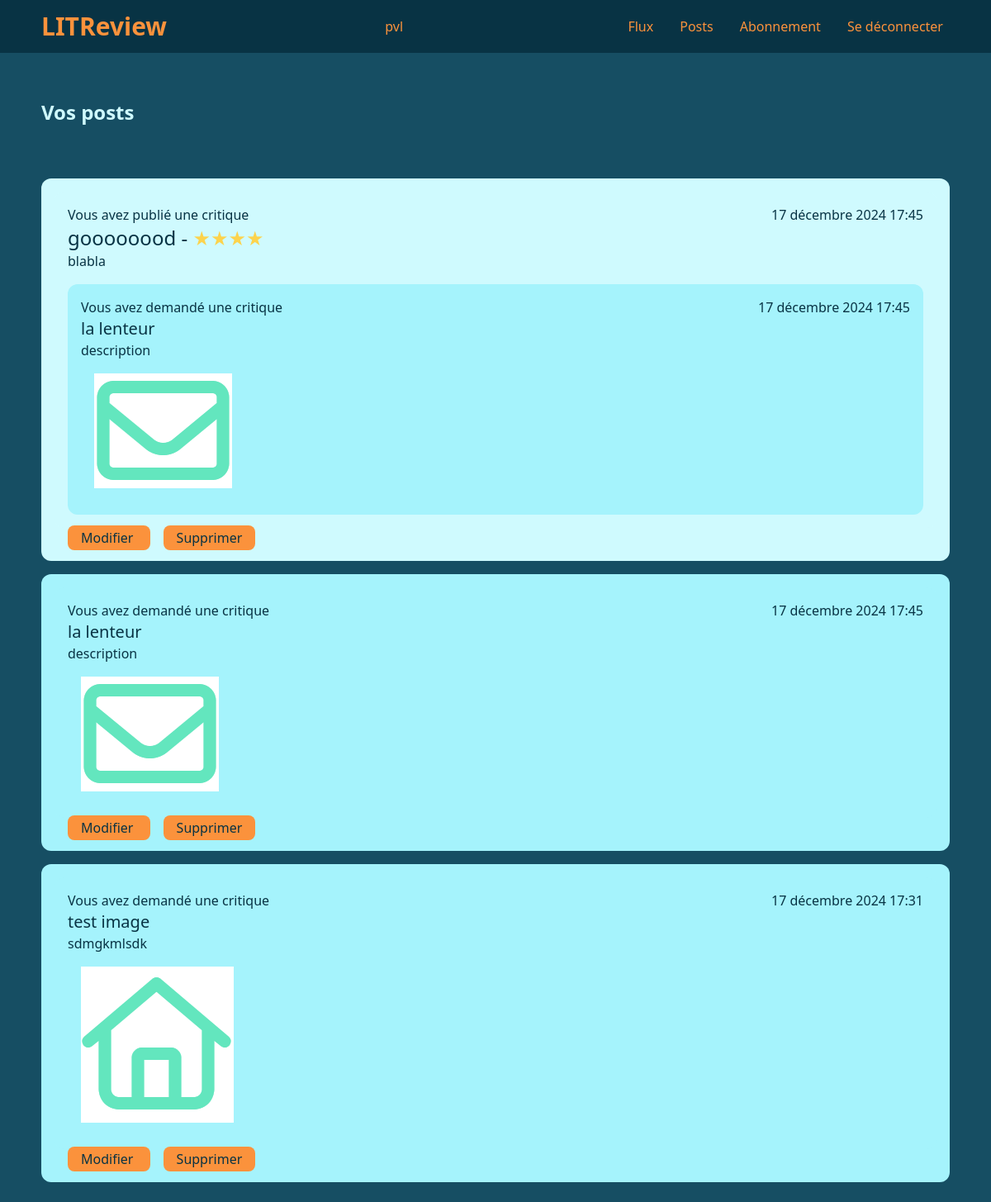
The page /review/posts/ (signed in) on the database its author committed.
### authentication/models.py (models this page shows, shortened)
class User(AbstractBaseUser, PermissionsMixin):
    username = models.CharField(max_length=20, unique=True)
    is_active = models.BooleanField(default=True)
    is_superuser = models.BooleanField(default=False)
    is_staff = models.BooleanField(default=False)
    date_joined = models.DateTimeField(default=timezone.now)
    last_login = models.DateTimeField(blank=True, null=True)
    objects = CustomUserManager()
    USERNAME_FIELD = 'username'
    REQUIRED_FIELDS = []

### review/models.py (models this page shows, shortened)
class Review(models.Model):
    ticket = models.ForeignKey(to=Ticket, on_delete=models.CASCADE)
    rating = models.PositiveSmallIntegerField(validators=[MinValueValidator(0), MaxValueValidator(5)])
    headline = models.CharField(max_length=128)
    body = models.CharField(max_length=8192, blank=True)
    user = models.ForeignKey(to=settings.AUTH_USER_MODEL, on_delete=models.CASCADE)
    time_created = models.DateTimeField(auto_now_add=True)

class Ticket(models.Model):
    title = models.CharField(max_length=128)
    description = models.CharField(max_length=2048, blank=True)
    user = models.ForeignKey(to=settings.AUTH_USER_MODEL, on_delete=models.CASCADE)
    image = models.ImageField(null=True, blank=True)
    time_created = models.DateTimeField(auto_now_add=True)

### review/views.py (the view)
# urls.py: path('posts/', views.PostsView.as_view(), name='posts'),
class PostsView(LoginRequiredMixin, View):
    template = 'review/posts.html'
    ticket_class = models.Ticket
    review_class = models.Review
    def get(self, request):
        tickets = self.ticket_class.objects.filter(user=request.user)
        tickets = tickets.annotate(content_type=Value('TICKET', CharField()))
        reviews = self.review_class.objects.filter(user=request.user)
        reviews = reviews.annotate(content_type=Value('REVIEW', CharField()))
        posts = sorted(
            chain(tickets, reviews),
            key=lambda post: post.time_created,
            reverse=True
        )
        return render(request, self.template, context={'posts': posts})

### review/templates/review/posts.html
{% extends 'base.html' %}
{% block content %}
    <div class="flex items-center w-full h-40">
        <h2 class="text-2xl text-cyan-100 font-semibold">Vos posts</h2>
    </div>
    <div flex class="flex flex-col gap-4 w-full">
        {% for post in posts %}
            {% if post.content_type == 'TICKET' %}
                <div class="p-4 rounded-xl bg-cyan-200">
                    {% include 'review/partials/ticket_snippet.html' %}
            {% elif post.content_type == 'REVIEW' %}
                <div class="p-4 rounded-xl bg-cyan-100">
                    {% include 'review/partials/review_snippet.html' %}
            {% endif %}
                    <a
                    href="{% url 'update' content_type=post.content_type|lower id=post.id %}"
                    class="px-4 py-1 m-4 rounded-lg bg-orange-400 hover:bg-orange-500">
                    Modifier
                    </a>
                    <a
                    href="{% url 'delete' content_type=post.content_type|lower id=post.id %}"
                    class="px-4 py-1 bg-orange-400 rounded-lg hover:bg-orange-500">
                    Supprimer
                    </a>
                </div>
        {% endfor %}
    </div>
{% endblock %}

### templates/base.html (shortened to what this page needs)
<!DOCTYPE html>
<html lang="en">
<head>
    <link rel="stylesheet" href="/static/css/output.css">
</head>
<body class="bg-cyan-900">
    <div class="relative">
        <nav class="flex bg-cyan-950 w-full justify-center h-16 fixed top-0 left-0 right-0" >
            <div class="flex justify-between items-center text-orange-400 xl:w-2/3 lg:w-11/12">
                <h1 class="text-3xl font-semibold">LITReview</h1>
                {% if user.is_authenticated %}
                <p>{{ user }}</p>
                <ul class="flex gap-4">
                    <li>
                        <a href="{% url 'flux' %}" class="px-2 hover:text-orange-500">Flux</a>
                    </li>
                    <li>
                        <a href="{% url 'posts' %}" class="px-2 hover:text-orange-500">Posts</a>
                    </li>
                    <li>
                        <a href="{% url 'follows' %}" class="px-2 hover:text-orange-500">Abonnement</a>
                    </li>
                    <li>
                        <a href="{% url 'logout' %}" class="px-2 hover:text-orange-500">Se déconnecter</a>
                    </li>
                </ul>
                {% endif %}
            </div>
        </nav>
    </div>
    <section class="flex justify-center w-full mt-14 mb-6 text-cyan-950">
        <div class="flex flex-col items-center xl:w-2/3 lg:w-11/12 w-full">
            {% block content %}{% endblock %}
        </div>
    </section>
</body>
</html>

### review/templates/review/partials/review_snippet.html
{% load mathfilters %}
<div class="flex flex-col p-4 gap-4 rounded-xl bg-cyan-100">
    <div class="flex justify-between">
        <div class="">
            {% if post.user == user %}
            <p>Vous avez publié une critique</p>
            {% else %}
            <p>{{ post.user }} a publié une critique</p>
            {% endif %}
            <p class="text-2xl">{{ post.headline }} - <span class="text-amber-300">{{ '★'|mul:post.rating }}</span></p>
            <p>{{ post.body }}</p>
        </div>
        <p>{{ post.time_created }}</p>
    </div>
    {% with post=post.ticket %}
        {% include 'review/partials/ticket_snippet.html' %}
    {% endwith %}
</div>

### review/templates/review/partials/ticket_snippet.html
<div class="p-4 rounded-xl bg-cyan-200">
    <div class="flex justify-between">
        <div>
            {% if post.user == user %}
            <p>Vous avez demandé une critique</p>
            {% else %}
            <p>{{ post.user }} a demandé une critique</p>
            {% endif %}
            <p class="text-xl">{{ post.title }}</p>
            <p>{{ post.description }}</p>
        </div>
        <p>{{ post.time_created }}</p>
    </div>
    {% if post.image %}
    <img src="{{ post.image.url }}" class="p-4">
    {% endif %}
</div>

### rows shown on the page
User: username "pvl"
Review: shows "Vous avez publié une critique", headline "goooooood", rating "★★★★", body "blabla", time_created "17 décembre 2024 17:45", title "la lenteur", description "description", image (picture)
Ticket: shows "Vous avez demandé une critique", title "la lenteur", description "description", time_created "17 décembre 2024 17:45", image (picture)
Ticket: shows "Vous avez demandé une critique", title "test image", description "sdmgkmlsdk", time_created "17 décembre 2024 17:31", image (picture)
